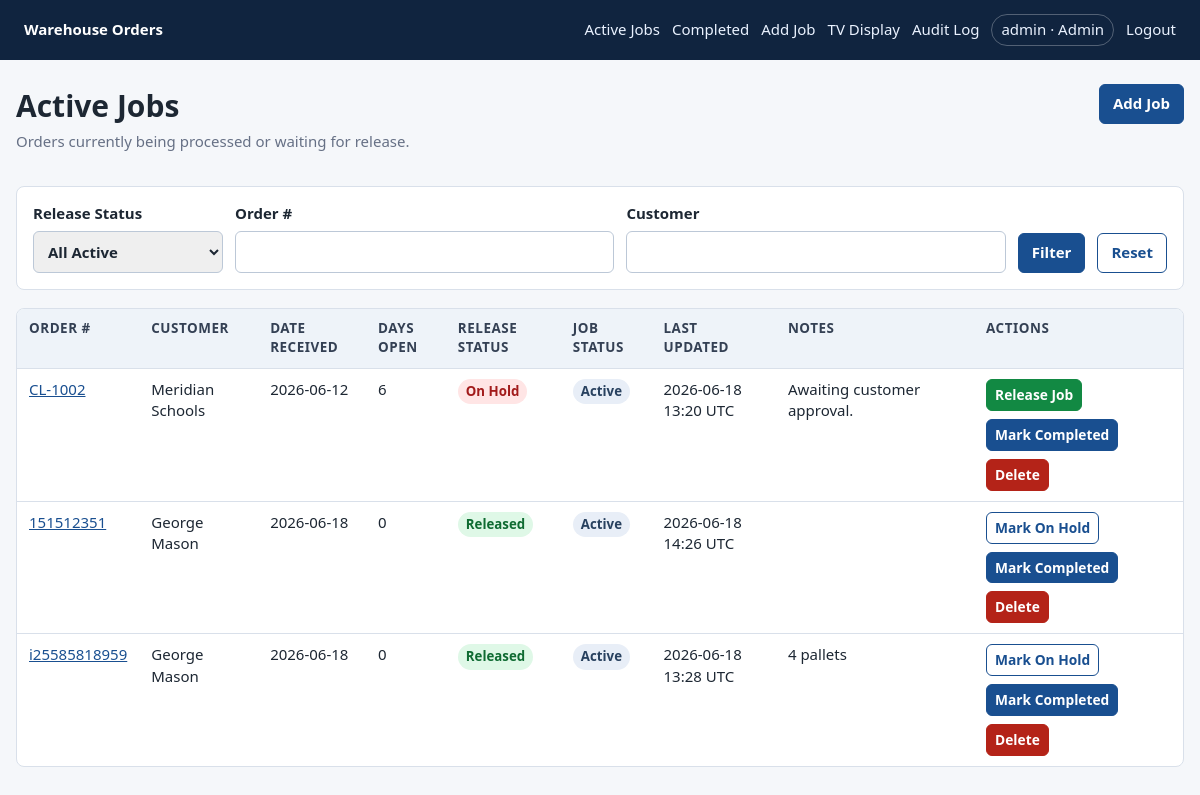
The page /jobs (signed in) on the database its author committed.
### tables this page shows
CREATE TABLE users (
            id INTEGER PRIMARY KEY AUTOINCREMENT,
            username TEXT NOT NULL UNIQUE,
            password_hash TEXT NOT NULL,
            role TEXT NOT NULL,
            created_at TEXT NOT NULL
        );

CREATE TABLE jobs (
            id INTEGER PRIMARY KEY AUTOINCREMENT,
            order_number TEXT NOT NULL UNIQUE,
            customer_name TEXT NOT NULL,
            date_received TEXT NOT NULL,
            release_status TEXT NOT NULL,
            job_status TEXT NOT NULL,
            notes TEXT,
            created_at TEXT NOT NULL,
            created_by TEXT NOT NULL,
            updated_at TEXT NOT NULL,
            updated_by TEXT NOT NULL,
            released_at TEXT,
            released_by TEXT,
            completed_at TEXT,
            completed_by TEXT,
            CHECK (release_status IN ('Released', 'On Hold')),
            CHECK (job_status IN ('Active', 'Completed'))
        );

### routes.py (the view)
@bp.route("/jobs")
@login_required
def active_jobs():
    user = current_user()
    if user["role"] == "Warehouse Display":
        return redirect(url_for("main.tv"))
    release_filter = request.args.get("release_status")
    order_number = request.args.get("order_number", "")
    customer_name = request.args.get("customer_name", "")
    jobs = get_active_jobs(release_filter, order_number, customer_name)
    return render_template(
        "active_jobs.html",
        jobs=jobs,
        release_filter=release_filter,
        order_number=order_number,
        customer_name=customer_name,
    )

### auth.py (called while the page is built)
def current_user():
    user_id = session.get("user_id")
    if not user_id:
        return None
    return get_user_by_id(user_id)

def login_required(view):
    @wraps(view)
    def wrapped_view(**kwargs):
        if current_user() is None:
            return redirect(url_for("main.login", next=request.path))
        return view(**kwargs)
    return wrapped_view

def generate_csrf_token():
    token = session.get("csrf_token")
    if not token:
        token = token_urlsafe(32)
        session["csrf_token"] = token
    return token

### models.py (called while the page is built)
def get_db():
    if "db" not in g:
        g.db = sqlite3.connect(current_app.config["DATABASE_PATH"])
        g.db.row_factory = sqlite3.Row
        g.db.execute("PRAGMA foreign_keys = ON")
    return g.db

def get_user_by_id(user_id):
    return get_db().execute(
        "SELECT * FROM users WHERE id = ?",
        (user_id,),
    ).fetchone()

def get_active_jobs(release_status=None, order_number=None, customer_name=None):
    clauses = ["job_status = ?"]
    params = [ACTIVE]
    if release_status in RELEASE_STATUSES:
        clauses.append("release_status = ?")
        params.append(release_status)
    if order_number:
        clauses.append("order_number LIKE ?")
        params.append(f"%{order_number.strip()}%")
    if customer_name:
        clauses.append("customer_name LIKE ?")
        params.append(f"%{customer_name.strip()}%")
    sql = f"""
        SELECT * FROM jobs
        WHERE {' AND '.join(clauses)}
        ORDER BY date_received ASC, updated_at DESC
    """
    return get_db().execute(sql, params).fetchall()

### routes.py (called while the page is built)
def days_open(job):
    received = date.fromisoformat(job["date_received"])
    end = date.today()
    if job["completed_at"]:
        end = parse_timestamp(job["completed_at"]).date()
    return (end - received).days

@bp.app_template_filter("days_open")
def days_open_filter(job):
    return days_open(job)

@bp.app_template_filter("short_dt")
def short_dt(value):
    if not value:
        return ""
    try:
        parsed = datetime.fromisoformat(value)
    except ValueError:
        return value
    return parsed.astimezone(timezone.utc).strftime("%Y-%m-%d %H:%M UTC")

### templates/active_jobs.html (shortened to what this page needs)
{% extends "base.html" %}
{% block content %}
<div class="page-title">
    <div>
        <h1>Active Jobs</h1>
        <p>Orders currently being processed or waiting for release.</p>
    </div>
    <a class="button" href="{{ url_for('main.new_job') }}">Add Job</a>
</div>
<form class="filters" method="get">
    <label>
        Release Status
        <select name="release_status">
            <option value="" {% if not release_filter %}selected{% endif %}>All Active</option>
        </select>
    </label>
    <label>
        Order #
        <input name="order_number" value="{{ order_number }}">
    </label>
    <label>
        Customer
        <input name="customer_name" value="{{ customer_name }}">
    </label>
    <button type="submit">Filter</button>
    <a class="button muted" href="{{ url_for('main.active_jobs') }}">Reset</a>
</form>
<div class="table-wrap">
    <table>
        <thead>
            <tr>
                <th>Order #</th>
                <th>Customer</th>
                <th>Date Received</th>
                <th>Days Open</th>
                <th>Release Status</th>
                <th>Job Status</th>
                <th>Last Updated</th>
                <th>Notes</th>
                <th>Actions</th>
            </tr>
        </thead>
        <tbody>
            {% for job in jobs %}
            <tr>
                <td><a href="{{ url_for('main.edit_job', job_id=job.id) }}">{{ job.order_number }}</a></td>
                <td>{{ job.customer_name }}</td>
                <td>{{ job.date_received }}</td>
                <td>{{ job|days_open }}</td>
                <td><span class="badge {{ 'ready' if job.release_status == 'Released' else 'hold' }}">{{ job.release_status }}</span></td>
                <td><span class="badge neutral">{{ job.job_status }}</span></td>
                <td>{{ job.updated_at|short_dt }}</td>
                <td class="notes">{{ job.notes }}</td>
                <td>{% include "_job_actions.html" %}</td>
            </tr>
            {% else %}
            <tr><td colspan="9" class="empty">No active jobs found.</td></tr>
            {% endfor %}
        </tbody>
    </table>
</div>
{% endblock %}

### templates/base.html (shortened to what this page needs)
<!doctype html>
<html lang="en">
<head>
    <link rel="stylesheet" href="{{ url_for('static', filename='styles.css') }}">
</head>
<body>
    <header class="site-header">
        <a class="brand" href="{{ url_for('main.index') }}">Warehouse Orders</a>
        {% if current_user %}
        <nav>
            {% if current_user.role != 'Warehouse Display' %}
            <a href="{{ url_for('main.active_jobs') }}">Active Jobs</a>
            <a href="{{ url_for('main.completed_jobs') }}">Completed</a>
            <a href="{{ url_for('main.new_job') }}">Add Job</a>
            {% endif %}
            <a href="{{ url_for('main.tv') }}">TV Display</a>
            {% if current_user.role == 'Admin' %}
            <a href="{{ url_for('main.audit_log') }}">Audit Log</a>
            {% endif %}
            <span class="user-pill">{{ current_user.username }} · {{ current_user.role }}</span>
            <a href="{{ url_for('main.logout') }}">Logout</a>
        </nav>
        {% endif %}
    </header>
    <main class="container">
        {% block content %}{% endblock %}
    </main>
</body>
</html>

### templates/_job_actions.html (shortened to what this page needs)
<div class="action-row">
    {% if current_user.role in ['Admin', 'Account Manager', 'Warehouse Manager'] and job.release_status != 'On Hold' %}
    <form method="post" action="{{ url_for('main.job_action', job_id=job.id) }}">
        <button class="small secondary" type="submit">Mark On Hold</button>
    </form>
    {% endif %}
    {% if current_user.role in ['Admin', 'Account Manager'] and job.release_status == 'On Hold' %}
    <form method="post" action="{{ url_for('main.job_action', job_id=job.id) }}">
        <button class="small ready" type="submit">Release Job</button>
    </form>
    {% endif %}
    {% if current_user.role in ['Admin', 'Warehouse Manager'] and job.job_status == 'Active' %}
    <form method="post" action="{{ url_for('main.job_action', job_id=job.id) }}">
        <button class="small" type="submit">Mark Completed</button>
    </form>
    {% endif %}
    {% if current_user.role == 'Admin' %}
    <form method="post" action="{{ url_for('main.job_action', job_id=job.id) }}" onsubmit="return confirm('Delete order #{{ job.order_number }}? This cannot be undone.');">
        <button class="small danger" type="submit">Delete</button>
    </form>
    {% endif %}
</div>

### static/styles.css (style rules this page uses)
:root { --bg: #f5f7fa; --panel: #ffffff; --text: #1d2733; --muted: #667085; --line: #d9e0ea; --brand: #194f90; --ready-bg: #dff8e7; --ready-text: #0f6b32; --hold-bg: #ffe5e5; --hold-text: #a21b1b; --neutral-bg: #e8eef7; --neutral-text: #28415f; }
* { box-sizing: border-box; }
body { margin: 0; background: var(--bg); color: var(--text); font: 15px/1.45 system-ui, -apple-system, BlinkMacSystemFont, "Segoe UI", sans-serif; }
a { color: var(--brand); }
.site-header { display: flex; align-items: center; justify-content: space-between; gap: 18px; padding: 14px 24px; background: #10243f; color: #fff; }
.brand { color: #fff; font-weight: 700; text-decoration: none; white-space: nowrap; }
nav { display: flex; align-items: center; flex-wrap: wrap; gap: 12px; }
nav a { color: #eaf2ff; text-decoration: none; }
.user-pill { padding: 4px 9px; border: 1px solid rgba(255,255,255,.28); border-radius: 999px; color: #eaf2ff; }
.container { width: min(1280px, calc(100vw - 32px)); margin: 24px auto 48px; }
.page-title { display: flex; align-items: flex-start; justify-content: space-between; gap: 16px; margin-bottom: 18px; }
h1, h2, p { margin-top: 0; }
h1 { margin-bottom: 4px; }
.page-title p, .muted, .empty { color: var(--muted); }
label { display: grid; gap: 6px; font-weight: 650; }
input, select, textarea { width: 100%; padding: 9px 10px; border: 1px solid #bcc8d7; border-radius: 6px; color: var(--text); font: inherit; }
button, .button { display: inline-flex; align-items: center; justify-content: center; gap: 6px; min-height: 38px; padding: 8px 13px; border: 1px solid var(--brand); border-radius: 6px; background: var(--brand); color: #fff; cursor: pointer; font: inherit; font-weight: 700; text-decoration: none; }
button.small, .button.small { min-height: 30px; padding: 5px 8px; font-size: .86rem; }
button.secondary, .button.muted { background: #fff; color: var(--brand); }
button.ready { border-color: #128943; background: #128943; }
button.danger { border-color: #b42318; background: #b42318; }
.form-actions, .action-row, .status-pair { display: flex; flex-wrap: wrap; gap: 8px; align-items: center; }
.filters { display: grid; grid-template-columns: minmax(150px, 190px) 1fr 1fr auto auto; gap: 12px; align-items: end; padding: 16px; margin-bottom: 18px; background: var(--panel); border: 1px solid var(--line); border-radius: 8px; }
.table-wrap { overflow-x: auto; background: var(--panel); border: 1px solid var(--line); border-radius: 8px; }
table { width: 100%; border-collapse: collapse; }
th, td { padding: 10px 12px; border-bottom: 1px solid var(--line); text-align: left; vertical-align: top; }
th { background: #eef3f9; color: #344054; font-size: .84rem; text-transform: uppercase; letter-spacing: .04em; }
tr:last-child td { border-bottom: 0; }
.notes { min-width: 180px; max-width: 340px; white-space: pre-wrap; }
.badge { display: inline-flex; align-items: center; min-height: 24px; padding: 3px 8px; border-radius: 999px; font-size: .83rem; font-weight: 800; white-space: nowrap; }
.badge.ready { background: var(--ready-bg); color: var(--ready-text); }
.badge.hold { background: var(--hold-bg); color: var(--hold-text); }
.badge.neutral { background: var(--neutral-bg); color: var(--neutral-text); }

### rows shown on the page
users: username "admin", role "Admin"
jobs: order_number "CL-1002", customer_name "Meridian Schools", date_received "2026-06-12", job "6", release_status "On Hold", job_status "Active", updated_at|short_dt "2026-06-18 13:20 UTC", notes "Awaiting customer approval."
jobs: order_number "151512351", customer_name "George Mason", date_received "2026-06-18", job "0", release_status "Released", job_status "Active", updated_at|short_dt "2026-06-18 14:26 UTC"
jobs: order_number "i25585818959", customer_name "George Mason", date_received "2026-06-18", job "0", release_status "Released", job_status "Active", updated_at|short_dt "2026-06-18 13:28 UTC", notes "4 pallets"
